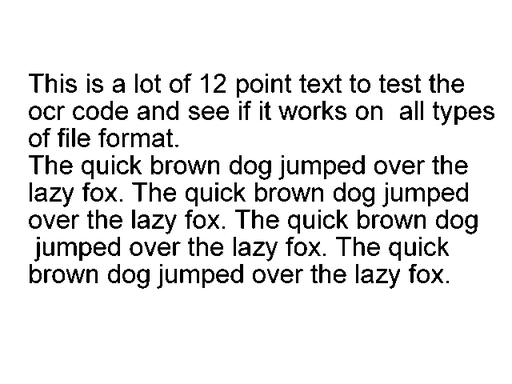
#> input picture data/text_scan_1.png, 512 x 384 px, found by its file name; its folder holds 4 pictures in this run
$ jupyter execute work.ipynb   (shell and % lines are left out)
#> lines starting #> are read from the running program, lines starting #| are printed output that depends on the picture; after the words box and inside, x2 and y2 are one past the last pixel; in counts of white or black regions, pixels touching at a corner belong together
# №8. Глобальная бинаризация

Три скана и фотография текста. Сначала выбираем порог вручную, затем реализуем
метод Оцу и подбираем гамму. Яркость имеет диапазон 0–255; тексту соответствует 0,
бумаге — 255. Обработка выполняется NumPy. Источники изображений перечислены
в `../data/SOURCES.md`.

[cell 1]
import numpy as np
import matplotlib.pyplot as plt
from PIL import Image

[cell 2]
plt.rcParams['figure.dpi'] = 110
plt.rcParams['image.cmap'] = 'gray'
plt.rcParams['image.interpolation'] = 'nearest'


def to_uint8(image):
    return np.clip(np.rint(image), 0, 255).astype(np.uint8)


def show_images(images, titles, cols=3, figsize=None):
    rows = (len(images) + cols - 1) // cols
    if figsize is None:
        figsize = (4 * cols, 3.2 * rows)
    fig, axes = plt.subplots(rows, cols, figsize=figsize, squeeze=False)
    for ax in axes.flat:
        ax.axis('off')
    for ax, image, title in zip(axes.flat, images, titles):
        if image.ndim == 2:
            ax.imshow(image, vmin=0, vmax=255)
        else:
            ax.imshow(to_uint8(image))
        ax.set_title(title)
    plt.tight_layout()
    plt.show()

[cell 3]
scans = [np.array(Image.open(f'data/text_scan_{i}.png').convert('L')) for i in range(1, 4)]
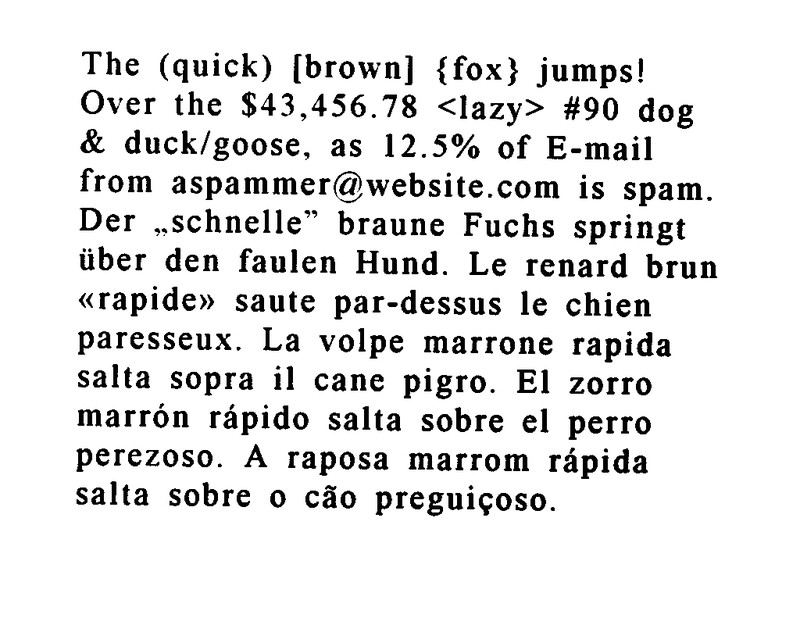
#> input picture data/text_scan_2.png, 800 x 625 px, found by its file name
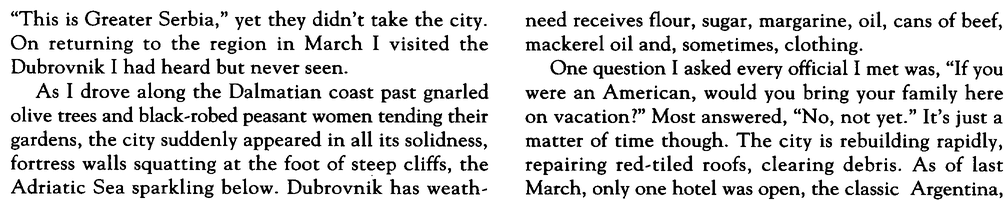
#> input picture data/text_scan_3.png, 1005 x 200 px, found by its file name
#> scans = 3 items
photo = np.array(Image.open('data/text_photo_2.jpg').convert('L'))
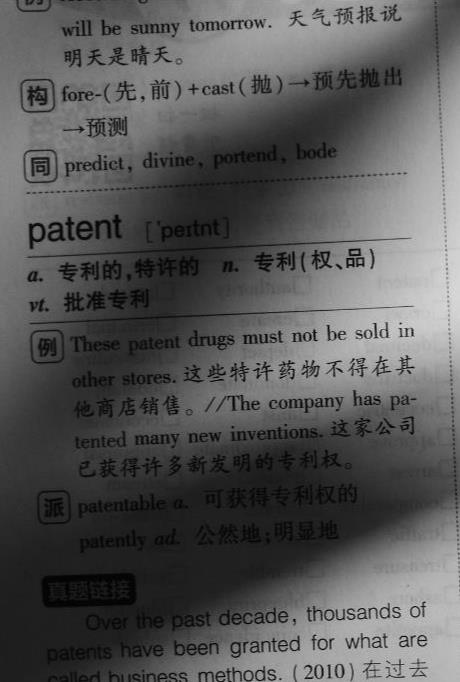
#> input picture data/text_photo_2.jpg, 460 x 682 px, found by its file name
#> photo is the input picture: shape (682, 460); min 0, max 223, mean 86.8
for i, image in enumerate([*scans, photo], 1):
    print(f'{i}: shape={image.shape}, уровней={len(np.unique(image))}, диапазон={image.min()}…{image.max()}')
#> this loop made 4 passes
#| 1: shape=(384, 512), уровней=255, диапазон=0…255
#| 2: shape=(625, 800), уровней=256, диапазон=0…255
#| 3: shape=(200, 1005), уровней=256, диапазон=0…255
#| 4: shape=(682, 460), уровней=223, диапазон=0…223
show_images([*scans, photo], ['Скан 1', 'Скан 2', 'Скан 3', 'Фотография'], cols=2,
            figsize=(12, 10))
#> in show_images, `rows = (len(images) + cols - 1) // cols`: rows = 2
#> the loop in show_images, `for ax in axes.flat:` made 4 passes
#> the loop in show_images, `for ax, image, title in zip(axes.flat, images, titles):` made 4 passes
#> title on passes 1 to 4: 'Скан 1', 'Скан 2', 'Скан 3', 'Фотография'

## 1. Порог и алгоритм Оцу

Порог $T$ делит яркости на два класса: $I\leq T$ и $I>T$.
Оцу выбирает максимум межклассовой дисперсии
$\sigma_B^2(T)=\omega_0\omega_1(\mu_0-\mu_1)^2$.
Накопленные суммы гистограммы дают веса и средние для всех 256 порогов.
При равенстве максимумов выбирается первый порог.

[cell 4]
def binarize(image, threshold):
    """Чёрный текст: I <= T. Белый фон: I > T."""
    return np.where(np.asarray(image) <= threshold, 0, 255).astype(np.uint8)


def gamma_correct(image, gamma):
    """Гамма-коррекция с округлением результата к 8 битам."""
    return to_uint8(255 * (np.asarray(image, dtype=float) / 255) ** gamma)


def otsu_threshold(image):
    """Максимум межклассовой дисперсии для 256 уровней яркости."""
    image = to_uint8(image)
    counts = np.bincount(image.ravel(), minlength=256).astype(float)
    probability = counts / counts.sum()
    weight = np.cumsum(probability)
    moment = np.cumsum(probability * np.arange(256))
    total_mean = moment[-1]
    denominator = weight * (1 - weight)
    score = np.zeros(256)
    valid = denominator > 1e-12
    score[valid] = (total_mean * weight[valid] - moment[valid]) ** 2 / denominator[valid]
    if np.any(valid):
        return int(np.argmax(score))
    # Однородное изображение содержит единственный класс.
    return int(image.flat[0])

## 2. Ручной выбор для сканов

Сравниваем толщину штрихов, целостность букв и чистоту бумаги. Для каждого
скана показаны три соседних порога. Центральный вариант принят как ручная
разметка и используется ниже для сравнения гамм.

[cell 5]
manual_thresholds = [128, 128, 128]
fig, axes = plt.subplots(3, 3, figsize=(13, 10))
for row, (scan, selected) in enumerate(zip(scans, manual_thresholds)):
    for col, threshold in enumerate([selected - 25, selected, selected + 25]):
        axes[row, col].imshow(binarize(scan, threshold), cmap='gray', vmin=0, vmax=255)
        axes[row, col].set_title(f'Скан {row + 1}: T={threshold}' + (' • выбор' if col == 1 else ''))
        axes[row, col].axis('off')
#> this loop made 3 passes
plt.tight_layout()
plt.show()

fig, axes = plt.subplots(1, 3, figsize=(12, 3))
for i, (scan, threshold, ax) in enumerate(zip(scans, manual_thresholds, axes), 1):
    ax.plot(np.bincount(scan.ravel(), minlength=256), color='0.25', lw=1)
    ax.axvline(threshold, color='tab:blue', lw=1, label=f'T={threshold}')
    ax.set(title=f'Скан {i}', xlabel='Яркость', ylabel='Число пикселей', xlim=(0, 255))
    ax.set_yscale('log')
    ax.legend(frameon=False)
plt.tight_layout()
plt.show()
#> figure, not shown here; panel 1: curve peaks at x = 255, y = 158032; panel 2: curve peaks at x = 255, y = 407466; panel 3: curve peaks at x = 255, y = 126986

## 3. Оцу и подбор гаммы

Используем $I_\gamma=255(I/255)^\gamma$. Для каждого скана перебираем гаммы
и сравниваем результат Оцу с выбранной вручную бинаризацией. Критерий —
доля отличающихся пикселей. При равном результате выбираем гамму ближе к 1.
Полученный оптимум относится к этой сетке и этой ручной разметке.

[cell 6]
gammas = [0.35, 0.5, 0.7, 1.0, 1.4, 2.0, 3.0]
gamma_results = []
for i, (scan, manual_t) in enumerate(zip(scans, manual_thresholds), 1):
    reference = binarize(scan, manual_t)
    rows = []
    print(f'Скан {i}: гамма  порог Оцу  отличие от ручной разметки, %')
    for gamma in gammas:
        corrected = gamma_correct(scan, gamma)
        threshold = otsu_threshold(corrected)
        binary = binarize(corrected, threshold)
        error = np.mean(binary != reference)
        rows.append((error, abs(gamma - 1), gamma, threshold, binary))
        print(f'          {gamma:4.2f}      {threshold:3d}                {100 * error:6.3f}')
    best = min(rows, key=lambda row: row[:2])
    gamma_results.append(best)
    print(f'Выбор: гамма={best[2]}, ошибка={100 * best[0]:.3f}%\n')
#> this loop made 3 passes
#> (printed output is left out)
#> after the loop, gamma_results = 3 items

for i, (scan, manual_t, best) in enumerate(zip(scans, manual_thresholds, gamma_results), 1):
    standard_t = otsu_threshold(scan)
    show_images([binarize(scan, manual_t), binarize(scan, standard_t), best[4]],
                [f'Скан {i}: вручную, T={manual_t}', f'Оцу, T={standard_t}',
                 f'Гамма={best[2]:g} + Оцу, T={best[3]}'], cols=3, figsize=(12, 4))
#> this loop made 3 passes
#> (total_mean in otsu_threshold, standard_t) on passes 1 to 3: (230.8, 140), (229.1, 137), (216.3, 150)

## 4. Фотография: тень и освещённая бумага

Глобальный порог действует одинаково во всём кадре. Проверим его на двух
фрагментах с разным освещением. Для каждого фрагмента порог Оцу задаёт
локальную опорную разметку; её качество оценивается по показанным буквам.

[cell 7]
# Формат: (y0, y1, x0, x1). Области содержат текст и фон.
rois = [(326, 390, 290, 415), (485, 550, 80, 230)]
crops = [photo[y0:y1, x0:x1] for y0, y1, x0, x1 in rois]
#> crops = 2 items
local_thresholds = [otsu_threshold(crop) for crop in crops]
#> in otsu_threshold (call 26), `image = to_uint8(image)`:
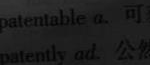
#> image: shape (65, 150); min 1, max 53, mean 29.6
#> in otsu_threshold (call 26), `counts = np.bincount(image.ravel(), minlength=256).astype(float)`: counts = 256 values, max 1069 at index 31, min 0 at index 0, mean 38.09
#> in otsu_threshold (call 26), `probability = counts / counts.sum()`: probability = 256 values, max 0.11 at index 31, min 0 at index 0, mean 0.00391
#> in otsu_threshold (call 26), `weight = np.cumsum(probability)`: weight = 256 values from 0 to 1
#> in otsu_threshold (call 26), `moment = np.cumsum(probability * np.arange(256))`: moment = 256 values from 0 to 29.55
#> in otsu_threshold (call 26), `total_mean = moment[-1]`: total_mean = 29.55
#> in otsu_threshold (call 26), `denominator = weight * (1 - weight)`: denominator = 256 values, max 0.25 at index 30, min 0 at index 0, mean 0.0187
#> local_thresholds = [114, 25]
references = [binarize(crop, t) for crop, t in zip(crops, local_thresholds)]
#> in binarize (call 40), `return np.where(np.asarray(image) <= threshold, 0, 255).astype(np.uint8)`:
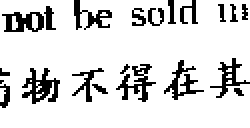
#> returned value: shape (64, 125) (shown 2 times larger); 85.5% white; black in thin lines or dots, all inside (x1, y1, x2, y2) = (0, 0, 125, 54)
#> references = 2 items

fig, ax = plt.subplots(figsize=(8, 7))
ax.imshow(photo, cmap='gray', vmin=0, vmax=255)
for i, (y0, y1, x0, x1) in enumerate(rois, 1):
    ax.add_patch(plt.Rectangle((x0, y0), x1 - x0, y1 - y0,
                              fill=False, edgecolor='tab:blue', lw=1.5))
    ax.text(x0, y0 - 6, f'ROI {i}', color='tab:blue')
ax.axis('off')
plt.show()
show_images([crops[0], references[0], crops[1], references[1]],
            ['ROI 1', f'Локальный Оцу: T={local_thresholds[0]}',
             'ROI 2', f'Локальный Оцу: T={local_thresholds[1]}'], cols=2,
            figsize=(12, 6))
#> in show_images (call 5), `rows = (len(images) + cols - 1) // cols`: rows = 2
#> the loop in show_images (call 5), `for ax in axes.flat:` made 4 passes
#> the loop in show_images (call 5), `for ax, image, title in zip(axes.flat, images, titles):` made 4 passes
#> title on passes 1 to 4: 'ROI 1', 'Локальный Оцу: T=114', 'ROI 2', 'Локальный Оцу: T=25'
#> in show_images (call 5), `plt.show()`:
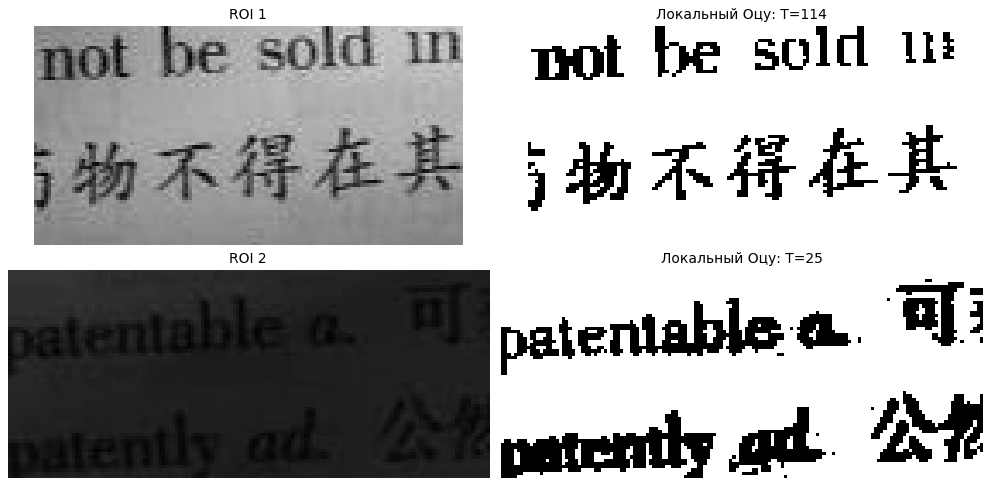
#> figure drawn by matplotlib, 4 panels

[cell 8]
# Сверяем все 256 глобальных порогов на двух выбранных областях.
def roi_error(binary_image):
    return sum(np.count_nonzero(binary_image[y0:y1, x0:x1] != reference)
               for (y0, y1, x0, x1), reference in zip(rois, references))

errors = []
for threshold in range(256):
    errors.append(sum(np.count_nonzero(binarize(crop, threshold) != reference)
                      for crop, reference in zip(crops, references)))
#> after the loop, errors = 256 values, max 14299 at index 219, min 1072 at index 25, mean 9574.1
best_global_t = int(np.argmin(errors))
#> best_global_t = 25
global_t = otsu_threshold(photo)
#> global_t = 92
total_roi_pixels = sum(crop.size for crop in crops)
#> total_roi_pixels = 17750
print(f'Лучший глобальный порог по ROI: {best_global_t}')
#| Лучший глобальный порог по ROI: 25
print(f'Остаточная ошибка: {errors[best_global_t]} / {total_roi_pixels} '
      f'({100 * errors[best_global_t] / total_roi_pixels:.2f}%)')
#| Остаточная ошибка: 1072 / 17750 (6.04%)
print(f'Глобальный Оцу: T={global_t}, ошибка={roi_error(binarize(photo, global_t))} пикселей')
#| Глобальный Оцу: T=92, ошибка=7781 пикселей

black_max = max(int(crop[reference == 0].max()) for crop, reference in zip(crops, references))
#> black_max = 114
white_min = min(int(crop[reference == 255].min()) for crop, reference in zip(crops, references))
#> white_min = 26
print(f'Условия сохранения опорных классов: T >= {black_max} и T < {white_min}.')
#| Условия сохранения опорных классов: T >= 114 и T < 26.
print(f'Перекрытие яркостей текста и бумаги: {black_max - white_min + 1} уровней.')
#| Перекрытие яркостей текста и бумаги: 89 уровней.

thresholds = sorted(set([*local_thresholds, best_global_t, global_t]))
#> thresholds = [25, 92, 114]
show_images([binarize(photo, t) for t in thresholds],
            [f'Глобальный T={t}' for t in thresholds], cols=2, figsize=(12, 11))
fig, ax = plt.subplots(figsize=(7, 3))
ax.plot(errors, color='0.25')
ax.axvline(best_global_t, color='tab:blue', lw=1)
ax.set(xlabel='Глобальный порог', ylabel='Ошибок на двух ROI', xlim=(0, 255))
plt.show()
#> figure, not shown here; curve peaks at x = 219, y = 14299

## 5. Гамма-коррекция фотографии

При $\gamma>0$ функция монотонна. Порог после гаммы соответствует одному
порогу исходной яркости. Перекрытие яркостей текста и бумаги сохраняется:
лучший результат среди всех исходных порогов задаёт нижнюю границу ошибки.
Округление к 8 битам дополнительно объединяет соседние уровни.

[cell 9]
photo_gamma_results = []
for gamma in gammas:
    corrected = gamma_correct(photo, gamma)
    threshold = otsu_threshold(corrected)
    binary = binarize(corrected, threshold)
    error = roi_error(binary)
    photo_gamma_results.append((error, abs(gamma - 1), gamma, threshold, binary))
    print(f'Гамма={gamma:4.2f}, T={threshold:3d}, ошибка на ROI={error:5d} '
          f'({100 * error / total_roi_pixels:.2f}%)')
#> this loop made 7 passes
#> (total_mean in otsu_threshold, threshold, error) on passes 1 to 7: (167.3, 165, 8024), (141.9, 141, 7970), (115.4, 117, 7889), (86.78, 92, 7781), (61.69, 72, 7611), (39.35, 57, 7538), (20.91, 42, 8802)
#| Гамма=0.35, T=165, ошибка на ROI= 8024 (45.21%)
#| Гамма=0.50, T=141, ошибка на ROI= 7970 (44.90%)
#| Гамма=0.70, T=117, ошибка на ROI= 7889 (44.45%)
#| Гамма=1.00, T= 92, ошибка на ROI= 7781 (43.84%)
#| Гамма=1.40, T= 72, ошибка на ROI= 7611 (42.88%)
#| Гамма=2.00, T= 57, ошибка на ROI= 7538 (42.47%)
#| Гамма=3.00, T= 42, ошибка на ROI= 8802 (49.59%)
#> pass 1, `corrected = gamma_correct(photo, gamma)`:
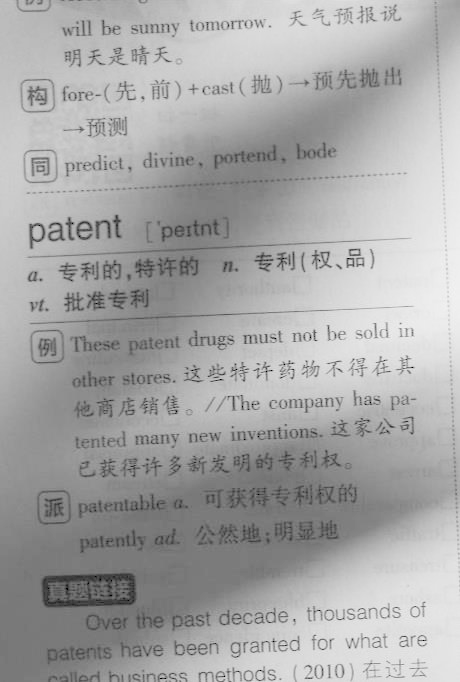
#> corrected: shape (682, 460); min 0, max 243, mean 167.3
#> pass 1, `binary = binarize(corrected, threshold)`:
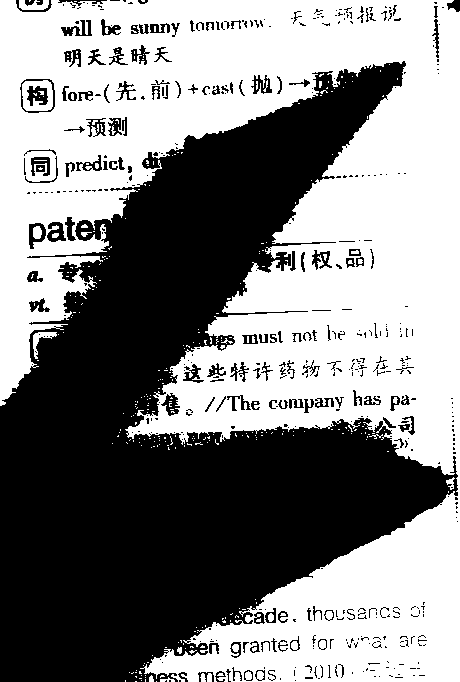
#> binary: shape (682, 460); 52.8% white; 480 black regions (337 under 20 px), largest, box (x1, y1, x2, y2) and area: (0, 61, 458, 682) 136811, (27, 86, 48, 106) 265, (61, 20, 92, 36) 231
#> after the loop: binary: shape (682, 460); 17.2% white; 323 white regions (304 under 20 px), largest, box (x1, y1, x2, y2) and area: (285, 70, 460, 389) 27790, (237, 528, 460, 682) 16432, (189, 0, 392, 75) 8328
#> after the loop:
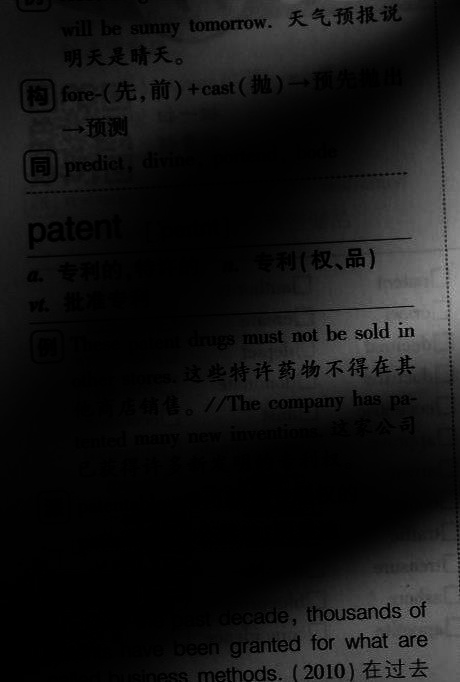
#> corrected: shape (682, 460); min 0, max 171, mean 20.9
#> after the loop, photo_gamma_results = 7 items
photo_best = min(photo_gamma_results, key=lambda row: row[:2])
#> photo_best = 5 items
show_images([row[4] for row in photo_gamma_results],
            [f'Гамма={row[2]:g}, ошибка={row[0]}' for row in photo_gamma_results],
            cols=3, figsize=(13, 13))
#> in show_images (call 7), `rows = (len(images) + cols - 1) // cols`: rows = 3
#> the loop in show_images (call 7), `for ax in axes.flat:` made 9 passes
#> the loop in show_images (call 7), `for ax, image, title in zip(axes.flat, images, titles):` made 7 passes
#> title on passes 1 to 7: 'Гамма=0.35, ошибка=8024', 'Гамма=0.5, ошибка=7970', 'Гамма=0.7, ошибка=7889', 'Гамма=1, ошибка=7781', 'Гамма=1.4, ошибка=7611', 'Гамма=2, ошибка=7538', 'Гамма=3, ошибка=8802'
#> in show_images (call 7), `plt.show()`:
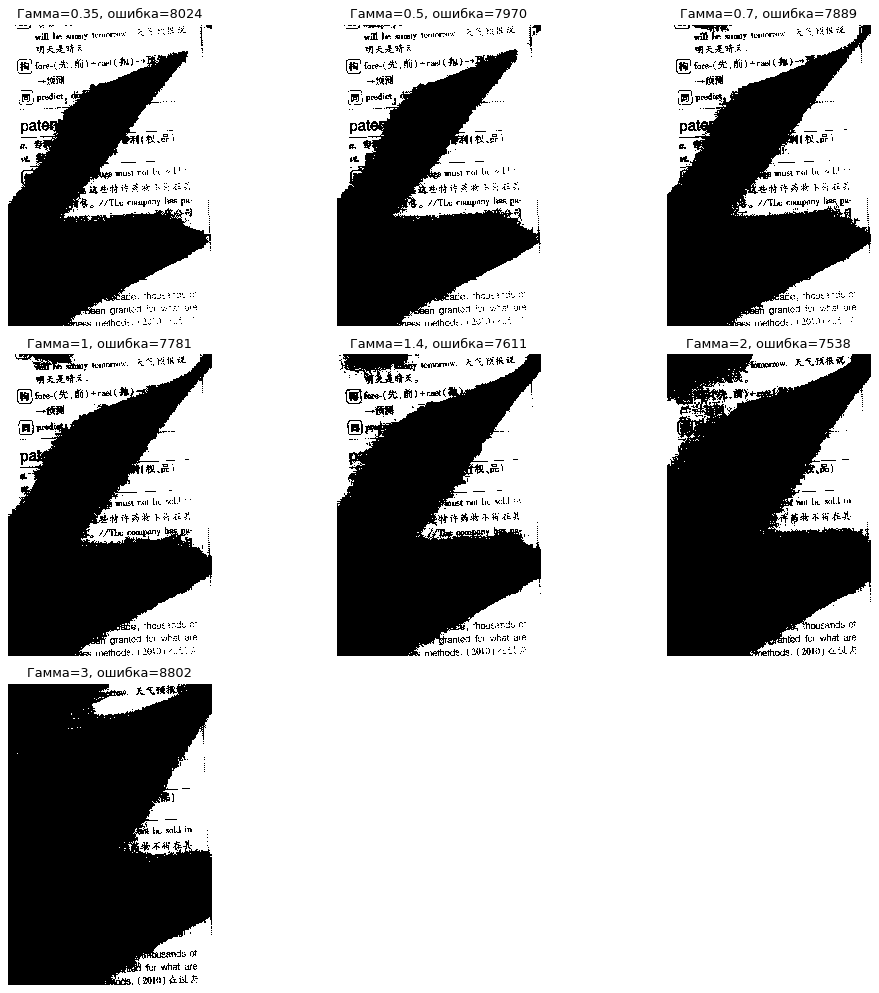
#> figure drawn by matplotlib, 7 panels
print(f'Лучший вариант в сетке: гамма={photo_best[2]}, остаточная ошибка={photo_best[0]} пикселей.')
#| Лучший вариант в сетке: гамма=2.0, остаточная ошибка=7538 пикселей.
